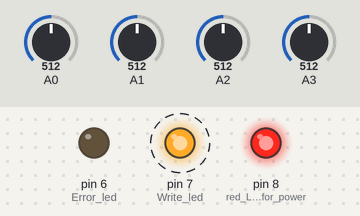
A sketch run on a simulated Arduino Uno, built with avr-gcc and run on an emulated ATmega328P. On the bench: output pins drawn as LEDs (lit = HIGH). Dashed ring = blinking. Inputs (shaded band) come from the test bench; at power-on: A0 = 512, A1 = 512, A2 = 512, A3 = 512. The local clock reads 2024-03-15 10:24:30 at power-on unless the sketch sets it; storage starts empty; what the sketch prints to the serial monitor is not drawn.

Above: at 1.0 s.
Timing chart, 0 to 5.6 s (numbered marks = the images above):
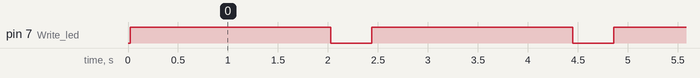

Measured:
- by itself, pin 7 (Write_led): alternates HIGH for 2.0 s and LOW for 0.41 s

The sketch:

medidodeconsumo_0_1_ino.ino
```cpp
/*   RTC info and lib
   https://learn.adafruit.com/adafruit-ds3231-precision-rtc-breakout/wiring-and-test

led1  D8   Power led - (red)
led2  D7   Write led
led3  D6   Error led
SD card   CS - pin 2

*/
//Para RTC
#include <Wire.h>
#include "RTClib.h"
#include <SD.h>

RTC_DS1307 RTC;
const int chipSelect = 2;


void setup() {
  pinMode(8, OUTPUT); // red Led for power
  pinMode(7, OUTPUT); // Write led
  pinMode(6, OUTPUT); // Error led
  digitalWrite(8, HIGH); // Powered on
  Wire.begin(); // Inicia el puerto I2C
  RTC.begin(); // Inicia la comunicación con el RTC
  //RTC.adjust(DateTime(__DATE__, __TIME__)); // Establece la fecha y hora (Comentar una vez establecida la hora)
  analogReference(INTERNAL);
  Serial.begin(9600);
  if (!SD.begin(chipSelect)) {
    blink_led(6, 3);  // if card init fail blink 3 times
  return;
  Serial.print("Y/m/D H M S  Consumo 1 ");
  }
}

void loop() {
  digitalWrite(7,HIGH);
  File dataFile = SD.open("datalog.txt", FILE_WRITE);
  if (dataFile) {
    float Irms1=get_corriente(A0); //Corriente eficaz (A)
    float Irms2=get_corriente(A1); //Corriente eficaz (A)
    float Irms3=get_corriente(A2); //Corriente eficaz (A)
    float Irms4=get_corriente(A3); //Corriente eficaz (A)
    if (writeDate(dataFile)){
      digitalWrite(7,LOW);
      delay(400);
    };
    dataFile.print(Irms1,3);
    dataFile.print(',');
    dataFile.print(Irms2,3);
    dataFile.print(',');
    dataFile.print(Irms3,3);
    dataFile.print(',');
    dataFile.print(Irms4,3);


    Serial.print("-->");
    Serial.print(Irms1,3);

    Serial.print("-->");
    Serial.print(Irms2,3);

    Serial.print("-->");
    Serial.print(Irms3,3);

    Serial.print("-->");
    Serial.print(Irms4,3);

    Serial.println();

    dataFile.println();

    dataFile.close();
  }
  else {
    blink_led(6, 2);  // if card init fail blink 3 times
  }
}

char writeDate(File dataFile){
  DateTime now = RTC.now(); // Obtiene la fecha y hora del RTC
  dataFile.print(now.year(), DEC); // Año
  dataFile.print(',');
  dataFile.print(now.month(), DEC); // Mes
  dataFile.print(',');
  dataFile.print(now.day(), DEC); // Dia
  dataFile.print(',');
  dataFile.print(now.hour(), DEC); // Horas
  dataFile.print(',');
  dataFile.print(now.minute(), DEC); // Minutos
  dataFile.print(',');
  dataFile.print(now.second(), DEC); // Segundos
  dataFile.print(',');
}


float get_corriente(char PORT){
  float voltajeSensor;
  float corriente=0;
  float Sumatoria=0;
  long tiempo=millis();
  int N=0;
  while(millis()-tiempo<500)//Duración 0.5 segundos(Aprox. 30 ciclos de 60Hz)
  {
    voltajeSensor = analogRead(PORT) * (1.1 / 1023.0);////voltaje del sensor
    corriente=voltajeSensor*50.0; //corriente=VoltajeSensor*(30A/1V)
    Sumatoria=Sumatoria+sq(corriente);//Sumatoria de Cuadrados
    N=N+1;
    delay(1);
  }
  Sumatoria=Sumatoria*2;//Para compensar los cuadrados de los semiciclos negativos.
  corriente=sqrt((Sumatoria)/N); //ecuación del RMS
  if ( corriente == 77.78) {
    Serial.print(corriente,3);
    corriente = 0;
  }
  return(corriente);
}

void blink_led(int pinled,int times){
   Serial.print(pinled);
   digitalWrite(pinled,LOW);
    for(int x=0; x<times; x++){
       digitalWrite(pinled,HIGH);
       delay(400);
       digitalWrite(pinled,LOW);
       delay(400);
    }
}
```
